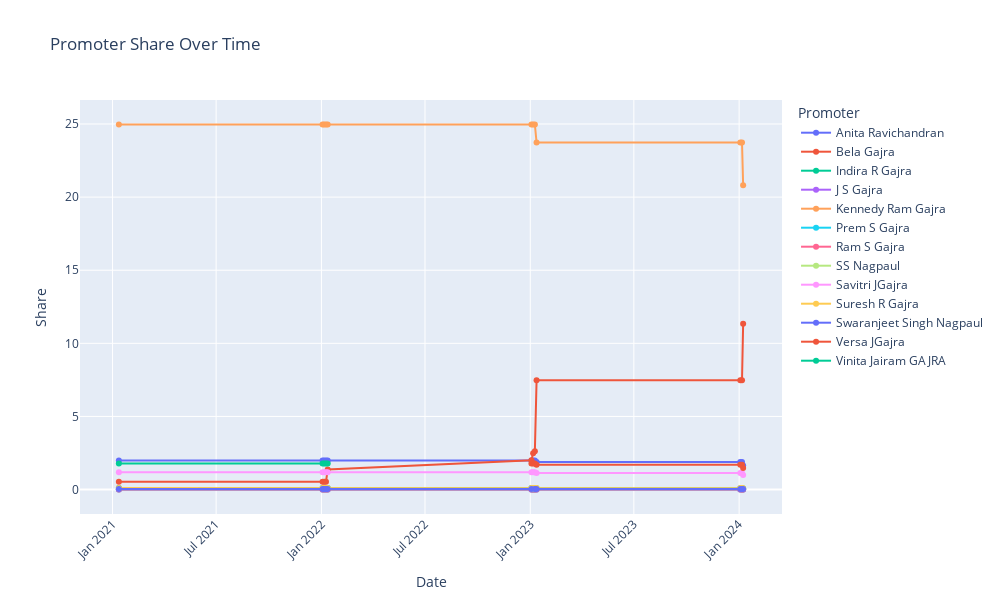

Source (notebook cell):
### Code cell
import pandas as pd
import plotly.graph_objects as go
df = pd.DataFrame(gt)


df_pivot = df.pivot(index='Date', columns='Promoter', values='Share')


fig = go.Figure()

for promoter in df_pivot.columns:
    fig.add_trace(go.Scatter(
        x=df_pivot.index,
        y=df_pivot[promoter],
        mode='lines+markers',
        name=promoter
    ))

fig.update_layout(
    title='Promoter Share Over Time',
    xaxis_title='Date',
    yaxis_title='Share',
    xaxis=dict(tickangle=-45),
    legend_title='Promoter',
    width=1000,
    height=600
)

fig.show()

### Figure 1 — Plotly figure (JSON) as saved in the notebook; plotly's stock layout.template omitted (floating-point values rounded to 4 significant figures)
{"data": [{"mode": "lines+markers", "name": "Anita Ravichandran", "type": "scatter", "x": ["2021-01-12", "2022-01-03", "2022-01-06", "2022-01-09", "2022-01-12", "2023-01-03", "2023-01-06", "2023-01-09", "2023-01-12", "2024-01-03", "2024-01-06", "2024-01-08"], "y": [1.98, 1.98, 1.98, 1.98, 1.98, 1.98, 1.98, 1.98, 1.88, 1.88, 1.88, 1.65]}, {"mode": "lines+markers", "name": "Bela Gajra", "type": "scatter", "x": ["2021-01-12", "2022-01-03", "2022-01-06", "2022-01-09", "2022-01-12", "2023-01-03", "2023-01-06", "2023-01-09", "2023-01-12", "2024-01-03", "2024-01-06", "2024-01-08"], "y": [0.54, 0.54, 0.54, 0.54, 1.37, 2, 2.49, 2.62, 7.47, 7.47, 7.47, 11.34]}, {"mode": "lines+markers", "name": "Indira R Gajra", "type": "scatter", "x": ["2021-01-12", "2022-01-03", "2022-01-06", "2022-01-09", "2022-01-12", "2023-01-03", "2023-01-06", "2023-01-09", "2023-01-12", "2024-01-03", "2024-01-06", "2024-01-08"], "y": [0.1, 0.1, 0.1, 0.1, 0.1, 0.1, 0.1, 0.1, 0.09, 0.09, 0.09, 0.08]}, {"mode": "lines+markers", "name": "J S Gajra", "type": "scatter", "x": ["2021-01-12", "2022-01-03", "2022-01-06", "2022-01-09", "2022-01-12", "2023-01-03", "2023-01-06", "2023-01-09", "2023-01-12", "2024-01-03", "2024-01-06", "2024-01-08"], "y": [0.01, 0.01, 0.01, 0.01, 0.01, 0.01, 0.01, 0.01, 0.01, 0.01, 0.01, 0.01]}, {"mode": "lines+markers", "name": "Kennedy Ram Gajra", "type": "scatter", "x": ["2021-01-12", "2022-01-03", "2022-01-06", "2022-01-09", "2022-01-12", "2023-01-03", "2023-01-06", "2023-01-09", "2023-01-12", "2024-01-03", "2024-01-06", "2024-01-08"], "y": [24.97, 24.97, 24.97, 24.97, 24.97, 24.97, 24.97, 24.97, 23.73, 23.73, 23.73, 20.81]}, {"mode": "lines+markers", "name": "Prem S Gajra", "type": "scatter", "x": ["2021-01-12", "2022-01-03", "2022-01-06", "2022-01-09", "2022-01-12", "2023-01-03", "2023-01-06", "2023-01-09", "2023-01-12", "2024-01-03", "2024-01-06", "2024-01-08"], "y": [0, 0, 0, 0, 0, 0, 0, 0, 0, 0, 0, 0]}, {"mode": "lines+markers", "name": "Ram S Gajra", "type": "scatter", "x": ["2021-01-12", "2022-01-03", "2022-01-06", "2022-01-09", "2022-01-12", "2023-01-03", "2023-01-06", "2023-01-09", "2023-01-12", "2024-01-03", "2024-01-06", "2024-01-08"], "y": [0.01, 0.01, 0.01, 0.01, 0.01, 0.01, 0.01, 0.01, 0.01, 0.01, 0.01, 0.01]}, {"mode": "lines+markers", "name": "SS Nagpaul", "type": "scatter", "x": ["2021-01-12", "2022-01-03", "2022-01-06", "2022-01-09", "2022-01-12", "2023-01-03", "2023-01-06", "2023-01-09", "2023-01-12", "2024-01-03", "2024-01-06", "2024-01-08"], "y": [null, null, null, null, null, null, 0.03, null, null, null, null, null]}, {"mode": "lines+markers", "name": "Savitri JGajra", "type": "scatter", "x": ["2021-01-12", "2022-01-03", "2022-01-06", "2022-01-09", "2022-01-12", "2023-01-03", "2023-01-06", "2023-01-09", "2023-01-12", "2024-01-03", "2024-01-06", "2024-01-08"], "y": [1.19, 1.19, 1.19, 1.19, 1.19, 1.19, 1.19, 1.19, 1.13, 1.13, 1.13, 0.99]}, {"mode": "lines+markers", "name": "Suresh R Gajra", "type": "scatter", "x": ["2021-01-12", "2022-01-03", "2022-01-06", "2022-01-09", "2022-01-12", "2023-01-03", "2023-01-06", "2023-01-09", "2023-01-12", "2024-01-03", "2024-01-06", "2024-01-08"], "y": [0.11, 0.11, 0.11, 0.11, 0.11, 0.11, 0.11, 0.11, 0.1, 0.1, 0.1, 0.09]}, {"mode": "lines+markers", "name": "Swaranjeet Singh Nagpaul", "type": "scatter", "x": ["2021-01-12", "2022-01-03", "2022-01-06", "2022-01-09", "2022-01-12", "2023-01-03", "2023-01-06", "2023-01-09", "2023-01-12", "2024-01-03", "2024-01-06", "2024-01-08"], "y": [0.03, 0.03, 0.03, 0.03, 0.03, 0.03, null, 0.03, 0.03, 0.03, 0.03, 0.03]}, {"mode": "lines+markers", "name": "Versa JGajra", "type": "scatter", "x": ["2021-01-12", "2022-01-03", "2022-01-06", "2022-01-09", "2022-01-12", "2023-01-03", "2023-01-06", "2023-01-09", "2023-01-12", "2024-01-03", "2024-01-06", "2024-01-08"], "y": [null, null, null, null, null, 1.78, 1.78, 1.78, 1.69, 1.69, 1.69, 1.48]}, {"mode": "lines+markers", "name": "Vinita Jairam GAJRA", "type": "scatter", "x": ["2021-01-12", "2022-01-03", "2022-01-06", "2022-01-09", "2022-01-12", "2023-01-03", "2023-01-06", "2023-01-09", "2023-01-12", "2024-01-03", "2024-01-06", "2024-01-08"], "y": [1.78, 1.78, 1.78, 1.78, 1.78, null, null, null, null, null, null, null]}], "layout": {"height": 600, "legend": {"title": {"text": "Promoter"}}, "title": {"text": "Promoter Share Over Time"}, "width": 1000, "xaxis": {"tickangle": -45, "title": {"text": "Date"}}, "yaxis": {"title": {"text": "Share"}}}}
